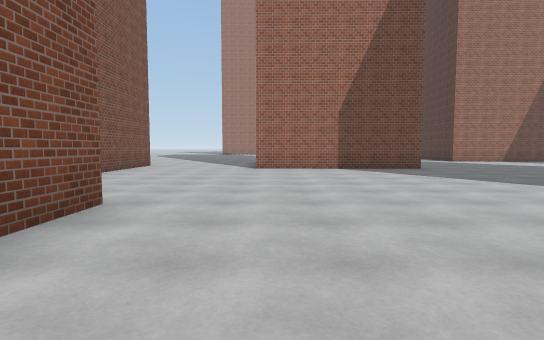
[1] (above)

24 first-person views from a walk through a Unity game level. The camera is 1.3 m above the floor, tilts 4° down and sees 80° across. The floor is counted in squares, 2 m on a side. Each view is taken from the middle of a square. On the plan, view 1 faces up. The plan holds only what a view shows up to about 10 squares ahead; the rest is blank. The place goes on beyond the plan. Some animated figures are left out. Surface patterns are stand-ins for the level's own textures.

[2]
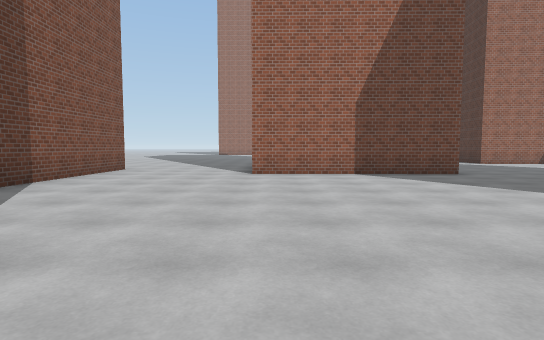

[3]
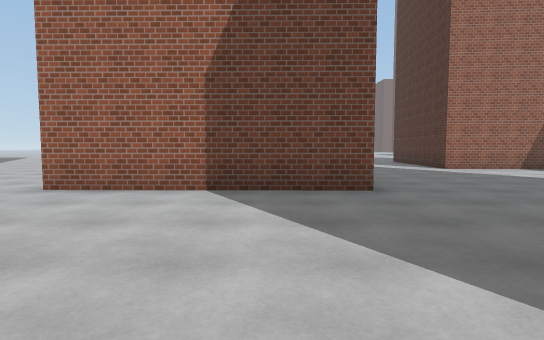

[4]
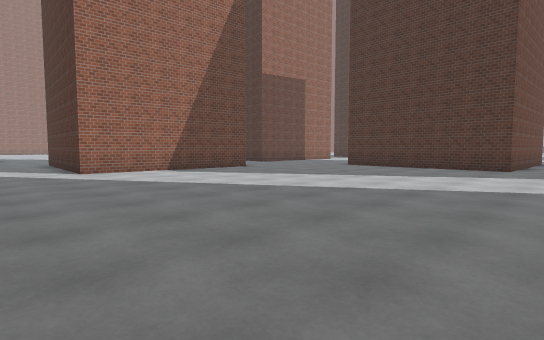

[5]
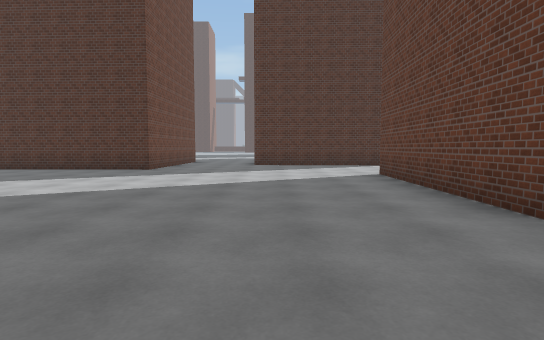

[6]
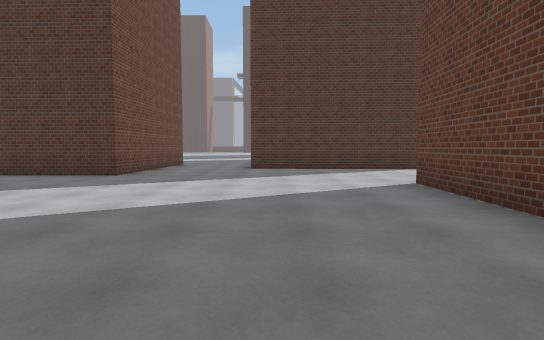

[7]
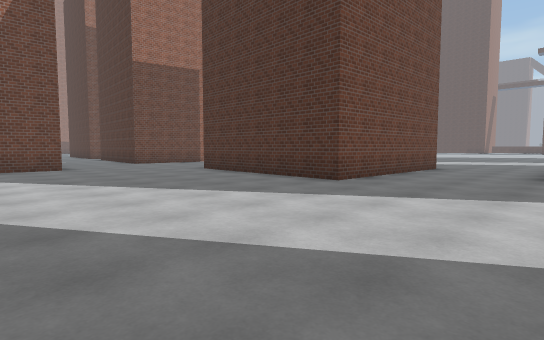

[8]
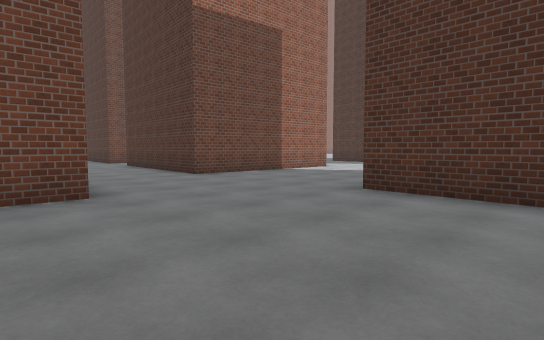

[9]
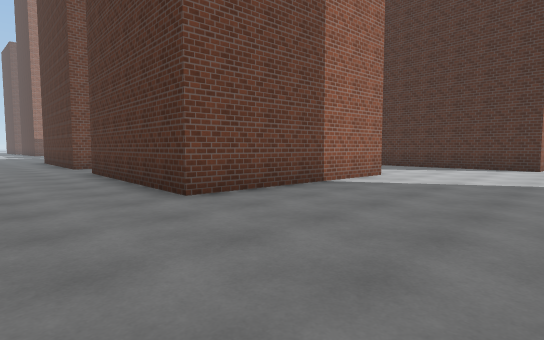

[10]
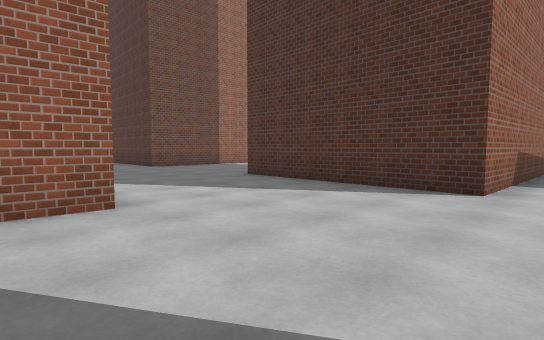

[11]
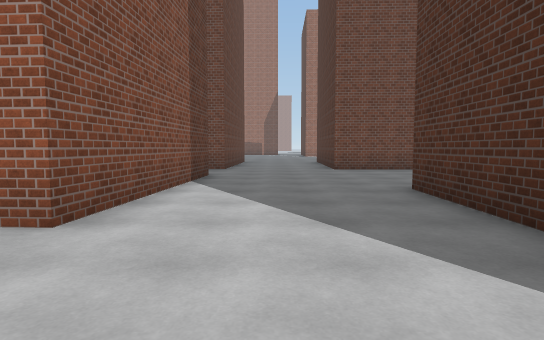

[12]
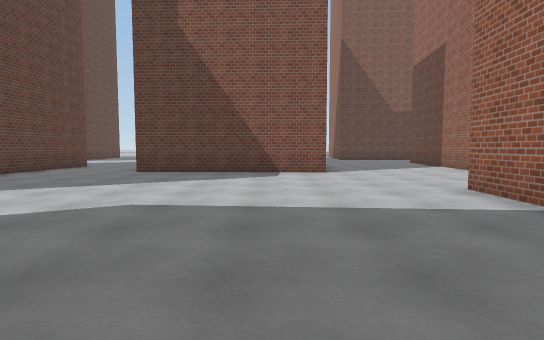

[13]
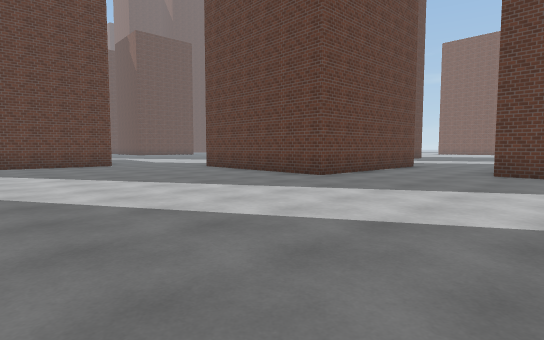

[14]
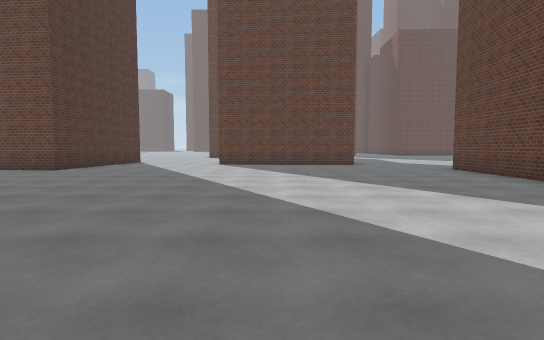

[15]
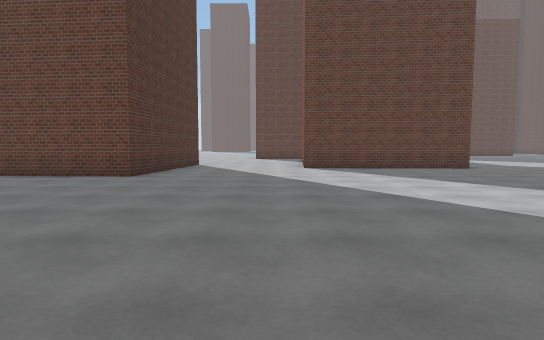

[16]
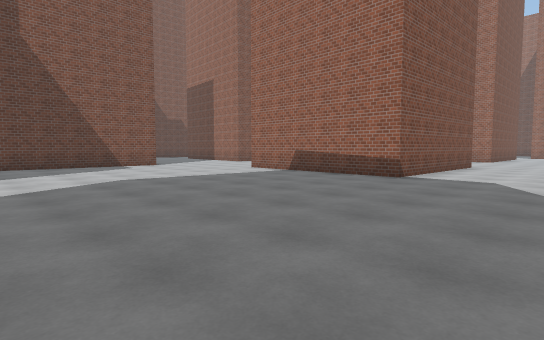

[17]
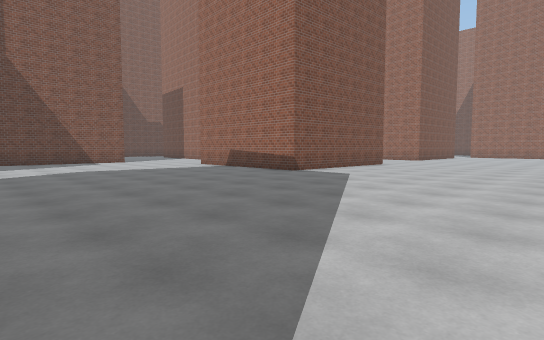

[18]
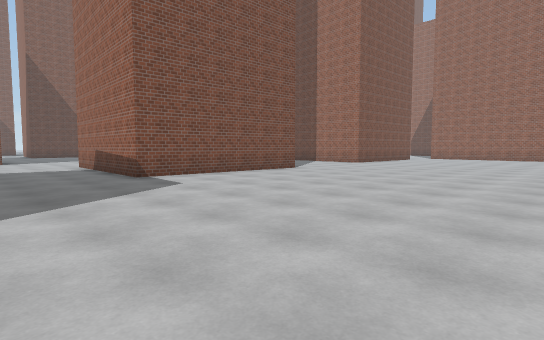

[19]
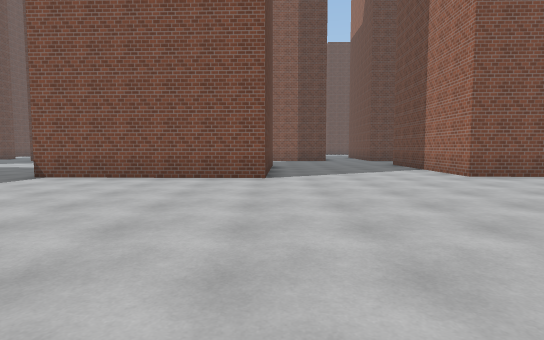

[20]
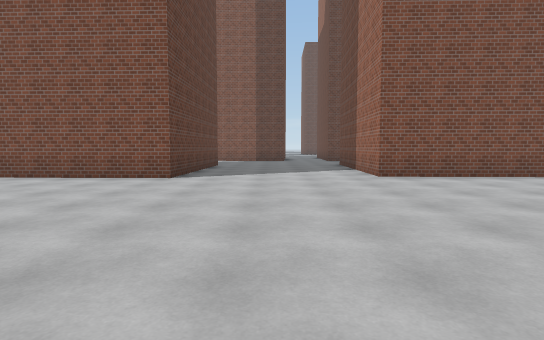

[21]
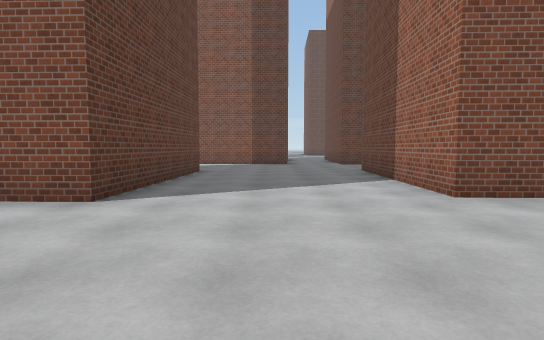

[22]
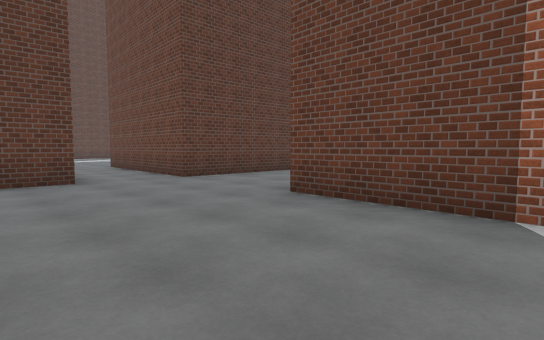

[23]
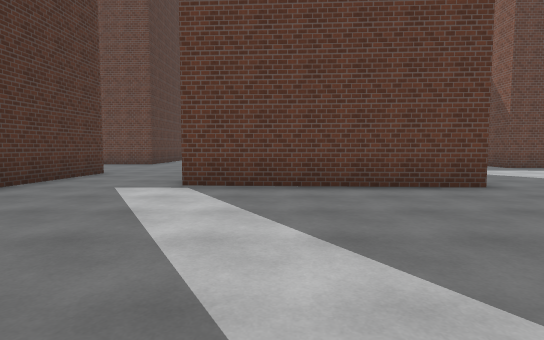

[24]
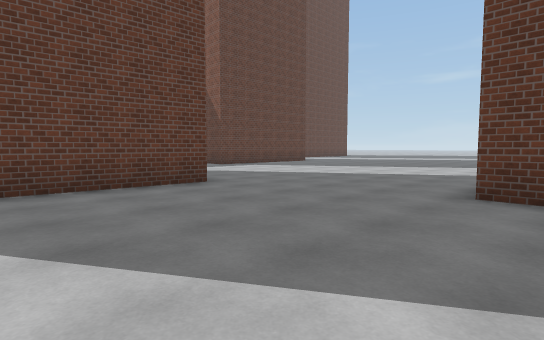

### Floor plan
Points are (right, up) in squares from view 1. A wall is a line through its corners. A room is listed if a view was taken in it or the views show most of it. See-through windows are left out.
Room 1 (views 1, 2, 3, 4, 5, 6, 7, 8, 9, 10, 11, 23, 24)
walls: (4.6, 9.8) (-0.5, 9.9); (13.3, 14.5) (8.3, 14.8) (8.4, 17.8); (9.8, 1.6) (14.9, 1.4); (8.4, 19.8) (13.6, 19.5); (-1.9, 3.8) (-2, 2.3); (-4.3, 11.6) (-4.4, 7.2); (19.9, 4.6) (21.6, 4.6); (7.4, 24.6) (7.4, 23.9); (21.4, 7.4) (16.4, 7.6) (16.6, 12.7); (21.6, 12.5) (21.6, 11.5); (18.7, -0.4) (18.9, 4.7); (21.2, 16.6) (16.2, 16.9) (16.5, 21.9); (25, 14) (25.1, 15.4); (21.6, 23.7) (16.6, 23.8) (16.7, 24.6)
ways out: opening at (21, 6) to room 2; opening at (21, 22.5) to room 2; opening at (22.7, 14.4) to room 2; opening at (24, -2) to room 2
Room 2 (views 12, 13, 14, 15, 16, 17, 18, 19, 20, 21, 22)
walls: (25.1, 15.4) (25.2, 19) (30.2, 18.9) (30, 13.9) (25, 14); (21.6, 11.5) (21.4, 7.4); (21.6, 4.6) (23.8, 4.5) (23.7, -0.6); (21.5, 21.7) (21.2, 16.6); (25.9, -2.8) (29, -3.1); (29.9, 25.6) (29.8, 23.4) (24.8, 23.5) (24.9, 24.1); (34.9, -3) (35.1, -0.1) (37.5, -0.3); (21.8, 25.5) (21.6, 23.7)
ways out: opening at (21, 6) to room 1; opening at (21, 22.5) to room 1; opening at (22.7, 14.4) to room 1; opening at (24, -2) to room 1

Positions as (right, up) in squares from view 1, and headings:
1: (0, 0), facing up
2: (0, 2), facing up
3: (3, 5), facing up
4: (6, 6), facing up-right
5: (7, 4), facing right
6: (9, 4), facing right
7: (11, 4), facing up-right
8: (12, 10), facing up-right
9: (14, 13), facing up-right
10: (20, 13), facing up-right
11: (23, 14), facing up
12: (30, 11), facing left
13: (30, 9), facing down-left
14: (29, 9), facing down
15: (32, 7), facing down
16: (33, 7), facing up-left
17: (36, 7), facing up-left
18: (37, 11), facing up-left
19: (37, 19), facing left
20: (37, 21), facing left
21: (34, 21), facing left
22: (28, 20), facing up-left
23: (12, 25), facing down
24: (12, 25), facing down-left
